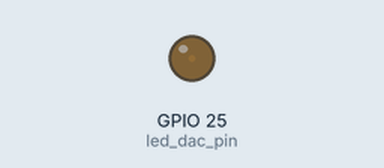
This sketch was run on a simulated ESP32. On the bench: output pins drawn as LEDs (lit = HIGH).

Above: at 0.05 s.
At 3.45 s:
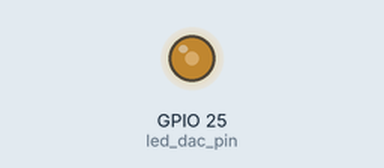
At 6.95 s:
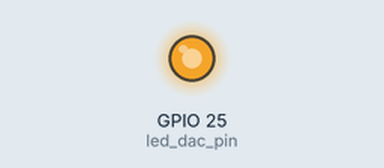
At 13.85 s:
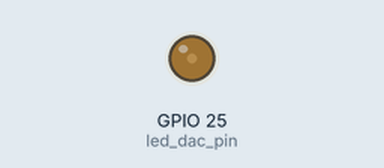
Timing chart, 0 to 20.0 s (numbered marks = the images above):
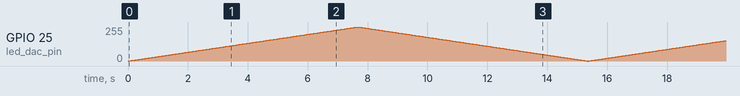

The sketch:

DAC_Dimming.ino
```cpp
// DAC -> GPIO25 & GPIO26
int led_dac_pin = 25;

void setup() {
  // put your setup code here, to run once:

}

void loop() {
  // put your main code here, to run repeatedly:
// Increase the intensity
for(int brightness = 0; brightness <=255; ++brightness)
{
  dacWrite(led_dac_pin, brightness);  //analog output
  delay(30);
}
// Decrease the intensity
for(int brightness = 255; brightness >= 0; --brightness)
{
  dacWrite(led_dac_pin, brightness);  //analog output
delay(30);
}
}
```
